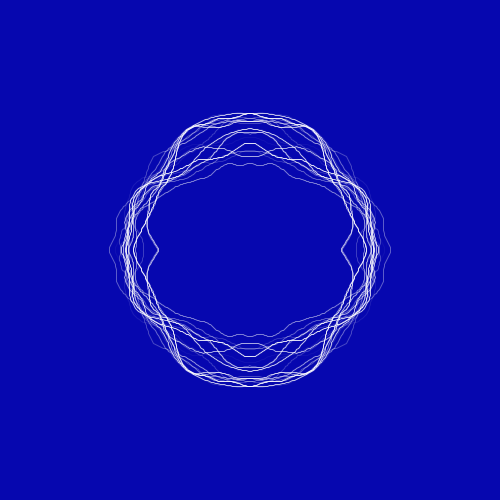
Frame 1 (no input)
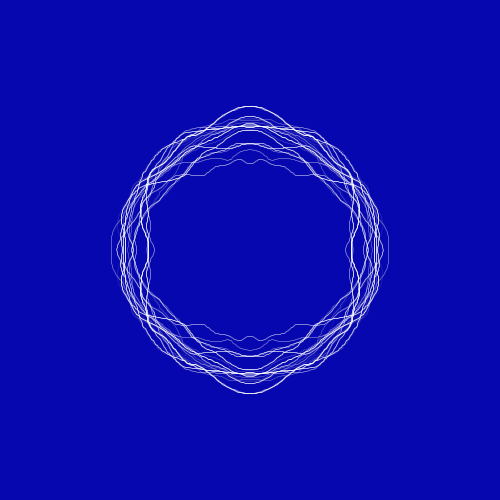
Frame 60 (the mouse pressed at the canvas centre just before this capture)
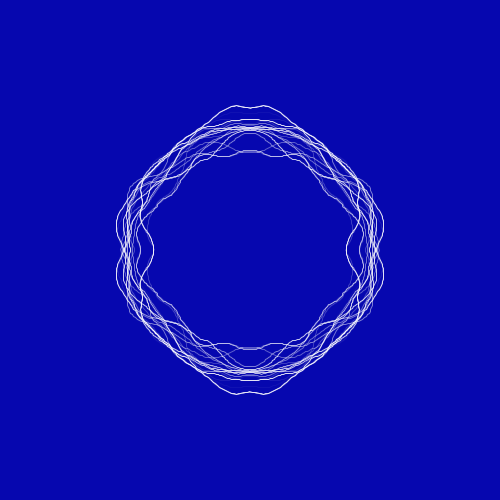
Frame 120 (the mouse held since frame 60 and released just before this capture)

The Processing sketch that drew these frames (run headless with seeded random() and noise(); from frame 60 on, the mouse is pressed at the canvas centre):

// Processing sketch: sketch_16102017
// ── sketch_16102017.pde
int total = 20;
Blob[] blob = new Blob[total];

void setup(){
  size(500,500);
  smooth();
  for(int i = 0; i < total; i++){
    float alpha = map(i, 0, 10, 10, 120);
    blob[i] = new Blob(width/2, height/2, 120, alpha);
  }
  
}

void draw(){
  background(6,7,175);
  
  for(int i = 0; i < total; i++){
    blob[i].show();
  }
}
// ── Blob.pde
class Blob{
  PVector pos;
  float radius;
  PVector vel;
  float yoff = 0;
  float alpha = 255;
  float ctr = random(10);
  Blob(float x, float y, float r, float opacity){
    pos = new PVector(x,y);
    radius = r;
    vel = new PVector(0,0);
    alpha = opacity;
  }
  
  boolean isDead(){
    if(alpha<=0){
      return true;
    }else{
      return false;
    }
  }
  
  void update(){
    alpha-=20;
  }
  
  void show(){
    noFill();
    stroke(255, alpha);
    pushMatrix();
    translate(pos.x, pos.y);
    beginShape();
    for(float a = 0; a < TWO_PI+02; a+=PI/200){
      float x = cos(a);
      float y = sin(a);
      float noi = noise(x, y, ctr);
      float d = radius + map(noi, 0,1, -50,50);
      vertex(d * x, d * y);
    }
    endShape();
    popMatrix();
    ctr += 0.004;
  }
}
